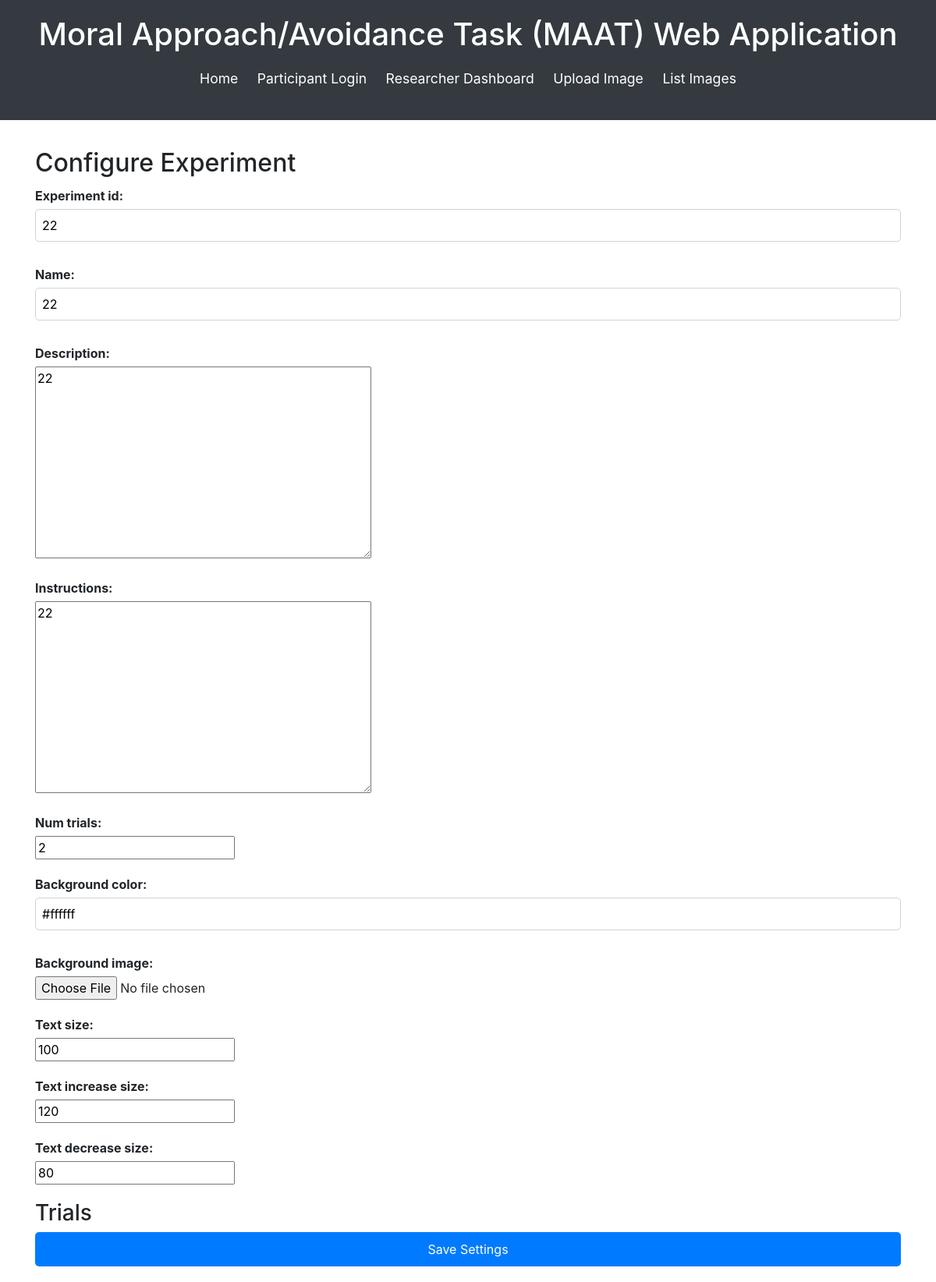
Screenshot of /configure_experiment/13/ (signed in) with the database file from the repository.
### maat_app/models.py (models this page shows, shortened)
class Experiment(models.Model):
    experiment_id = models.CharField(max_length=100, unique=True)
    name = models.CharField(max_length=255)
    description = models.TextField(blank=True, null=True)
    instructions = models.TextField(blank=True, null=True)
    num_trials = models.IntegerField(default=0)
    background_color = models.CharField(max_length=7, default="#ffffff")
    background_image = models.ImageField(upload_to='backgrounds/', null=True, blank=True)
    text_size = models.IntegerField(default=100)
    text_increase_size = models.IntegerField(default=120)
    text_decrease_size = models.IntegerField(default=80)
    date_created = models.DateTimeField(auto_now_add=True)

### maat_app/views.py (the view)
# urls.py: path('configure_experiment/<int:experiment_id>/', views.configure_experiment, name='configure_experiment'),
@login_required
def configure_experiment(request, experiment_id):
    experiment = get_object_or_404(Experiment, id=experiment_id)
    if request.method == 'POST':
        form = ExperimentForm(request.POST, request.FILES, instance=experiment)
        if form.is_valid():
            form.save()
            return redirect('list_experiments')
    else:
        form = ExperimentForm(instance=experiment)
    return render(request, 'maat_app/configure_experiment.html', {'form': form, 'experiment': experiment})

### maat_app/forms.py
class ExperimentForm(forms.ModelForm):
    class Meta:
        model = Experiment
        fields = ['experiment_id', 'name', 'description', 'instructions', 'num_trials', 'background_color', 'background_image', 'text_size', 'text_increase_size', 'text_decrease_size']

### maat_app/templates/maat_app/configure_experiment.html (shortened to what this page needs)
{% extends "maat_app/base.html" %}
{% block content %}
<div class="content">
    <h2>Configure Experiment</h2>
    <form method="POST" enctype="multipart/form-data">
        {{ form.as_p }}
        <h3>Trials</h3>
        <button type="submit" class="button">Save Settings</button>
    </form>
</div>
{% endblock %}

### maat_app/static/css/style.css (style rules this page uses)
body { font-family: 'Arial', sans-serif; font-size: 16px; background-color: #f8f9fa; color: #212529; line-height: 1.6; margin: 0; padding: 0; }
button { background-color: #007bff; color: white; border: none; padding: 10px 20px; cursor: pointer; font-size: 1em; border-radius: 5px; }
form label { display: block; margin-bottom: 5px; font-weight: bold; }
form input[type='text'], form input[type='password'], form input[type='email'] { width: 100%; padding: 8px; margin-bottom: 10px; border: 1px solid #ced4da; border-radius: 5px; }
form button[type='submit'] { width: 100%; padding: 10px; background-color: #007bff; color: white; border: none; font-size: 1em; border-radius: 5px; }
.content h2 { font-size: 2em; margin-bottom: 10px; }
.content p { margin-bottom: 20px; text-align: justify; }
.content .button { background-color: #007bff; color: white; border: none; padding: 10px 20px; cursor: pointer; font-size: 1em; border-radius: 5px; text-align: center; display: inline-block; text-decoration: none; }

### rows the page displays
Experiment: experiment_id "22", name "22", description "22", instructions "22", num_trials "2", background_color "#ffffff", text_size "100", text_increase_size "120", text_decrease_size "80"
